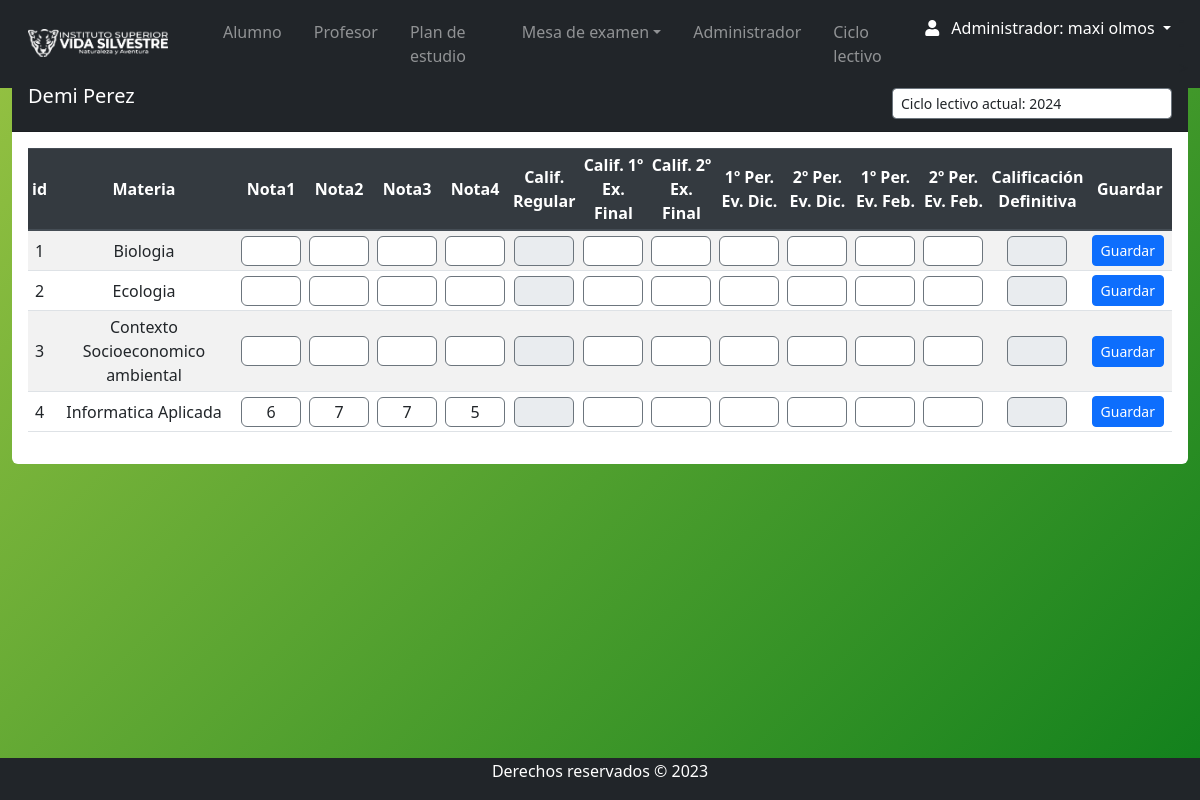
/Views/admin/nota_alumno.php?id=13 (signed in), run on an earlier commit of the app's database.
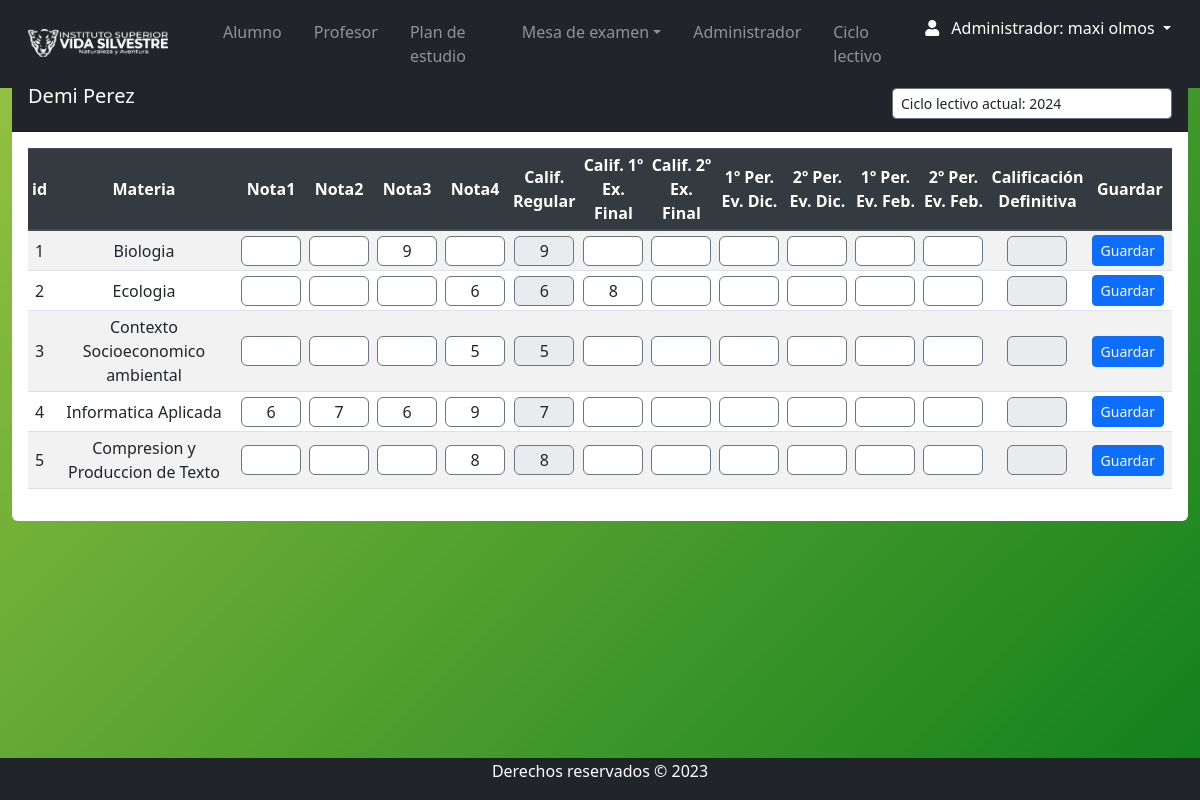
And on a later commit of the database.
### tables this page shows
CREATE TABLE `examen` (
  `id_examen_tipo` int(11) NOT NULL,
  `nombre_examen` varchar(255) NOT NULL,
  `tipo` varchar(11) NOT NULL
);

CREATE TABLE `materia` (
  `id_materia` int(11) NOT NULL,
  `Nombre` varchar(255) DEFAULT NULL,
  `descripcion` varchar(50) DEFAULT NULL,
  `horas` varchar(5) DEFAULT NULL,
  `num_resolucion` varchar(15) DEFAULT NULL,
  `año_cursado` varchar(20) NOT NULL,
  `id_tipo` int(11) DEFAULT NULL,
  `estado` varchar(11) DEFAULT NULL,
  `plan_estudio` varchar(50) DEFAULT NULL
);

CREATE TABLE `nota` (
  `id` int(11) NOT NULL,
  `id_persona` int(11) NOT NULL,
  `id_materia` int(11) NOT NULL,
  `id_ciclo` int(11) NOT NULL,
  `n1` float DEFAULT NULL,
  `n2` float DEFAULT NULL,
  `n3` float DEFAULT NULL,
  `n4` float DEFAULT NULL,
  `n5` float DEFAULT NULL,
  `n6` float DEFAULT NULL,
  `n7` float DEFAULT NULL,
  `n8` float DEFAULT NULL,
  `n9` float DEFAULT NULL,
  `n10` float DEFAULT NULL,
  `n11` float DEFAULT NULL,
  `n12` float DEFAULT NULL,
  `n13` float DEFAULT NULL,
  `estado` text DEFAULT NULL
);

### Views/admin/nota_alumno.php (the view, shortened to what the changed rows need)
<?php require 'navbar.php';
require '../../conn/connection.php';
if(isset($_POST['guarda_nota'])|| isset($_POST['buscar'])){
    $select_ciclo = $_POST['select_ciclo'];
    $sql_ciclo = "SELECT id_ciclo, nombre_ciclo FROM ciclo_lectivo WHERE id_ciclo = $select_ciclo";
    $result_ciclo = $conexion->query($sql_ciclo);
    $ciclo = $result_ciclo->fetch_assoc();
}else {
    $sql_ciclo = "SELECT id_ciclo , nombre_ciclo FROM ciclo_lectivo WHERE ciclo_actual = 1 LIMIT 1";
    $result_ciclo = $conexion->query($sql_ciclo);
    $ciclo = $result_ciclo->fetch_assoc();
    $select_ciclo = $ciclo['id_ciclo'];
}
$alumno_id = isset($_GET['id']) ? $_GET['id'] : null;
if ($alumno_id) {
    $sql = "SELECT m.* FROM alumno_materia am
            JOIN materia m ON am.id_materia = m.id_materia
            WHERE am.id_persona = $alumno_id
            AND m.estado = 'Activo'
            AND am.id_ciclo=$select_ciclo
            ";
    $result = $conexion->query($sql);
    if ($result->num_rows > 0) {
        while ($row = $result->fetch_assoc()) {
            $materias[] = $row;
        }
    }
} else {
    echo "ID de alumno no especificado.";
    exit;
}
?>
<section class="content mt-3">
    <div class="row m-auto">
        <div class="col-sm">
            <div class="card rounded-2 border-0">
                <div class="card-body table-responsive">
                    <table id="" class="table table-striped table-sm">
                        <thead class="thead-dark">
                            <tr>
                                <th id="fixed-size2">id</th>
                                <th id="fixed-size3">Materia</th>
                                <?php
                                    $sql_examen = "SELECT * FROM examen WHERE id_examen_tipo <> 8";
                                    $resul_examen = $conexion->query($sql_examen);
                                    if ($resul_examen->num_rows > 0) {
                                        while ($row = $resul_examen->fetch_assoc()) {
                                            echo '<th id="fixed-size">'. $row['nombre_examen'] .'</th>';
                                        }
                                    }
                                ?>
                                <th id="fixed-size">Guardar</th>
                            </tr>
                        </thead>
                        <tbody>
                            <?php foreach ($materias as $index => $materia): ?>
                                <tr>
                                    <form action="" method="post">
                                        <td><?php echo $index + 1; ?></td>
                                        <td><?php echo htmlspecialchars($materia['Nombre']); ?></td>
                                         <?php
                                         $mate=$materia['id_materia'];
                                         $sql_nota = "SELECT * FROM nota WHERE id_persona = $alumno_id
                                         AND id_materia = $mate
                                         AND id_ciclo = $select_ciclo
                                         ";
                                         $result_nota = $conexion->query($sql_nota);
                                         $nota = $result_nota->fetch_assoc();
                                        if(empty($nota['n1'])){$nota1 =null;}else{$nota1= $nota['n1'];}
                                        if(empty($nota['n2'])){$nota2 =null;}else{$nota2= $nota['n2'];}
                                        if(empty($nota['n3'])){$nota3 =null;}else{$nota3= $nota['n3'];}
                                        if(empty($nota['n4'])){$nota4 =null;}else{$nota4= $nota['n4'];}
                                        if(empty($nota['n5'])){$nota5 =null;}else{$nota5= $nota['n5'];}
                                        if(empty($nota['n6'])){$nota6 =null;}else{$nota6= $nota['n6'];}
                                        if(empty($nota['n7'])){$nota7 =null;}else{$nota7= $nota['n7'];}
                                        if(empty($nota['n9'])){$nota9 =null;}else{$nota9= $nota['n9'];}
                                        if(empty($nota['n10'])){$nota10=null;}else{$nota10= $nota['n10'];}
                                        if(empty($nota['n11'])){$nota11=null;}else{$nota11= $nota['n11'];}
                                        if(empty($nota['n12'])){$nota12=null;}else{$nota12= $nota['n12'];}
                                        if(empty($nota['n12'])){$nota12=null;}else{$nota12= $nota['n12'];}
                                        if(empty($nota['n13'])){$nota13=null;}else{$nota13= $nota['n13'];}
                                        ?>
                                        <td><input id="fixed-size"  name="n1"  type="number" min="0" max="10" step="0.1" value="<?php echo htmlspecialchars($nota1); ?>" placeholder="" class="form-control"></td>
                                        <td><input id="fixed-size"  name="n2"  type="number" min="0" max="10" step="0.1" value="<?php echo htmlspecialchars($nota2); ?>" placeholder="" class="form-control"></td>
                                        <td><input id="fixed-size"  name="n3"  type="number" min="0" max="10" step="0.1" value="<?php echo htmlspecialchars($nota3); ?>" placeholder="" class="form-control"></td>
                                        <td><input id="fixed-size"  name="n4"  type="number" min="0" max="10" step="0.1" value="<?php echo htmlspecialchars($nota4); ?>" placeholder="" class="form-control"></td>
                                        <td><input id="fixed-size"  name="n5"  type="number" min="0" max="10" step="0.1" value="<?php echo htmlspecialchars($nota5); ?>" placeholder="" class="form-control" readonly></td>
                                        <td><input id="fixed-size"  name="n6"  type="number" min="0" max="10" step="0.1" value="<?php echo htmlspecialchars($nota6); ?>" placeholder="" class="form-control"></td>
                                        <td><input id="fixed-size"  name="n7"  type="number" min="0" max="10" step="0.1" value="<?php echo htmlspecialchars($nota7); ?>" placeholder="" class="form-control"></td>
                                        <td><input id="fixed-size"  name="n9"  type="number" min="0" max="10" step="0.1" value="<?php echo htmlspecialchars($nota9); ?>" placeholder="" class="form-control"></td>
                                        <td><input id="fixed-size"  name="n10" type="number" min="0" max="10" step="0.1" value="<?php echo htmlspecialchars($nota10); ?>" placeholder="" class="form-control"></td>
                                        <td><input id="fixed-size"  name="n11" type="number" min="0" max="10" step="0.1" value="<?php echo htmlspecialchars($nota11); ?>" placeholder="" class="form-control"></td>
                                        <td><input id="fixed-size"  name="n12" type="number" min="0" max="10" step="0.1" value="<?php echo htmlspecialchars($nota12); ?>" placeholder="" class="form-control"></td>
                                        <td><input id="fixed-size"  name="n13" type="number" min="0" max="10" step="0.1" value="<?php echo htmlspecialchars($nota13); ?>" placeholder="" class="form-control" readonly></td>
                                        <td class="">
                                           <button type="submit" name="guarda_nota" class="btn btn-primary btn-sm mr-1" >Guardar</button>
                                        </td>
                                    </form>
                                </tr>
                            <?php endforeach; ?>
                        </tbody>
                    </table>
                </div>
            </div>
        </div>
    </div>
</section>
<?php require 'footer.php'; ?>

What changed in the data, as far as the page shows it:
shown differently, row unchanged: materia "Biologia": n3 (not shown) → "9"; n5 (not shown) → "9"
shown differently, row unchanged: materia "Ecologia": n4 (not shown) → "6"; n5 (not shown) → "6"; n6 (not shown) → "8"
shown differently, row unchanged: materia "Contexto Socioeconomico ambiental": n4 (not shown) → "5"; n5 (not shown) → "5"
changed through a linked row, materia "Informatica Aplicada": n3 "7" → "6"; n4 "5" → "9"; n5 (not shown) → "7"
now on this page (row unchanged): materia: Nombre "Compresion y Produccion de Texto", n4 "8", n5 "8"
